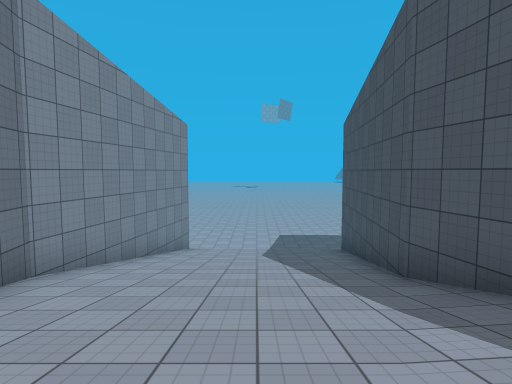
[1] (above)

24 first-person views from a walk through a scene from a Unity 3-D project. The camera is 1.4 m above the floor, tilts 4° down and sees 80° across. The floor is counted in squares, 2 m on a side. Each view is taken from the middle of a square. On the plan, view 1 faces up. The plan holds only what a view shows up to about 10 squares ahead; the rest is blank. The place goes on beyond the plan. The player is left out. Surface patterns are stand-ins for the level's own textures.

[2]
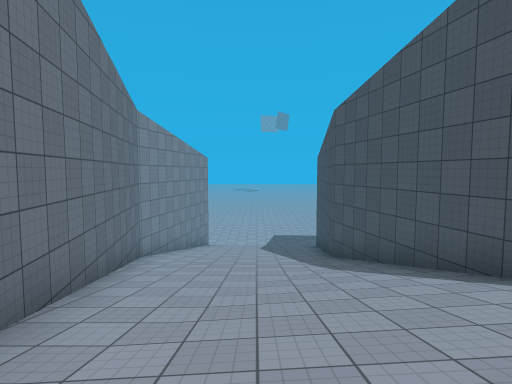

[3]
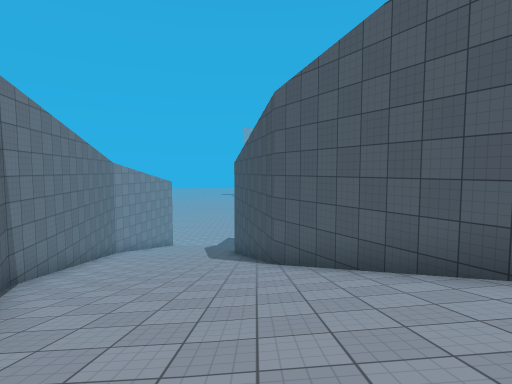

[4]
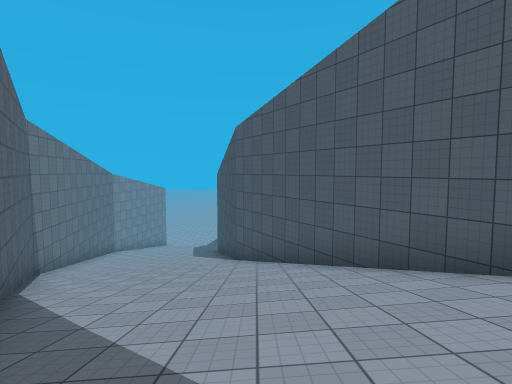

[5]
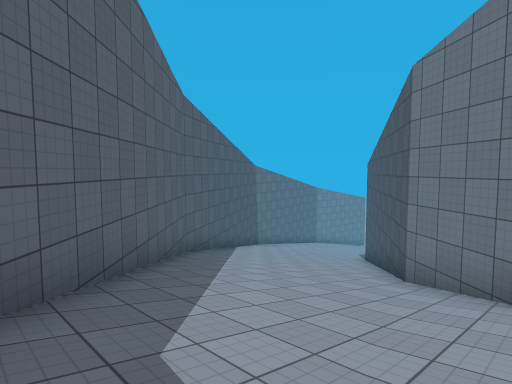

[6]
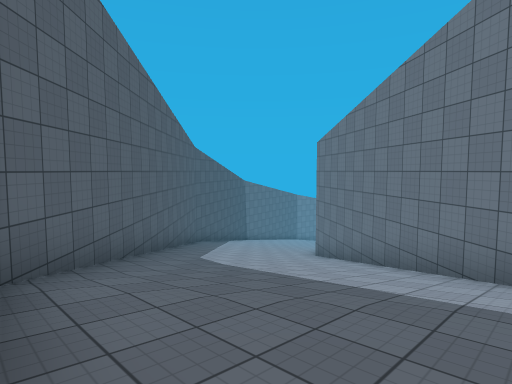

[7]
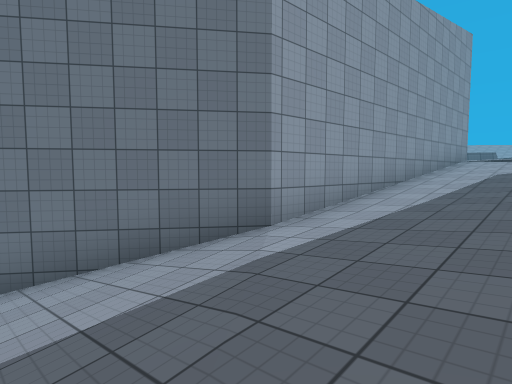

[8]
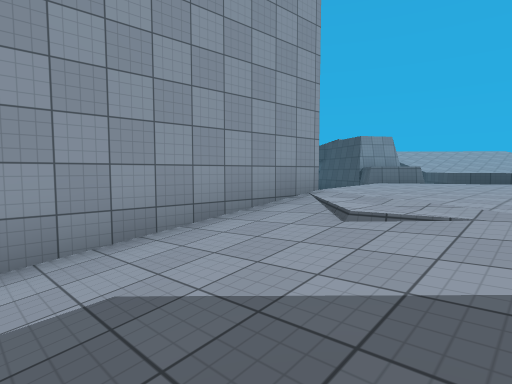

[9]
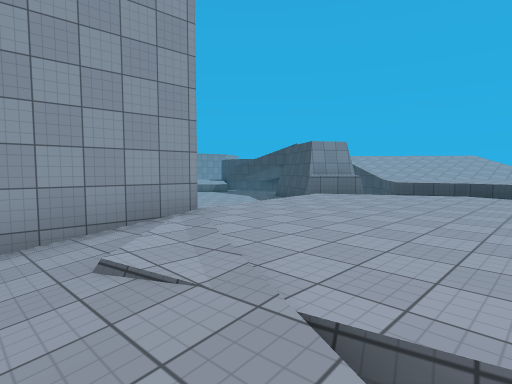

[10]
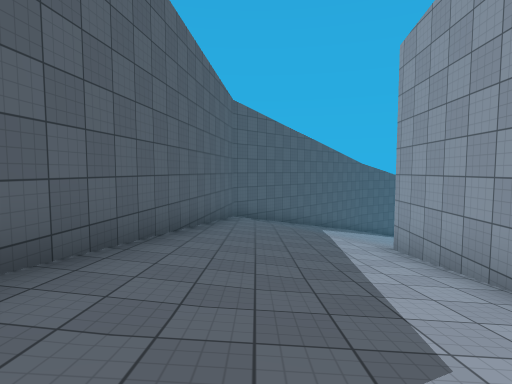

[11]
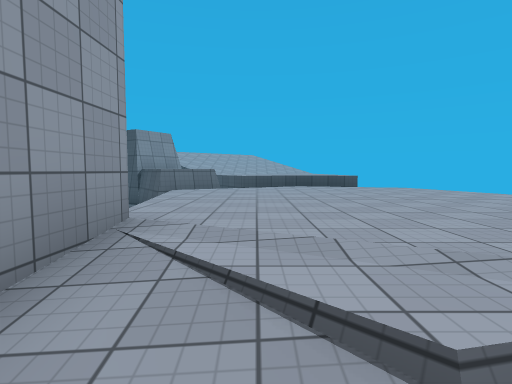

[12]
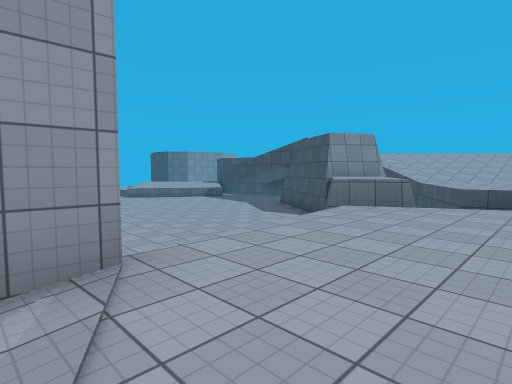

[13]
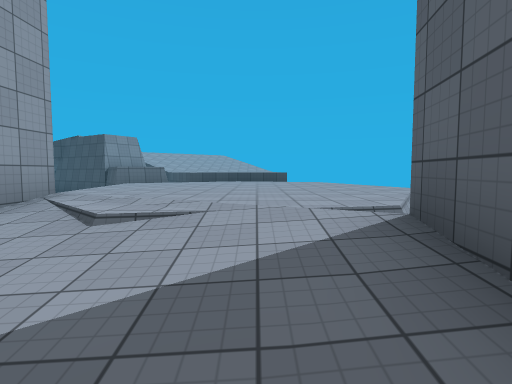

[14]
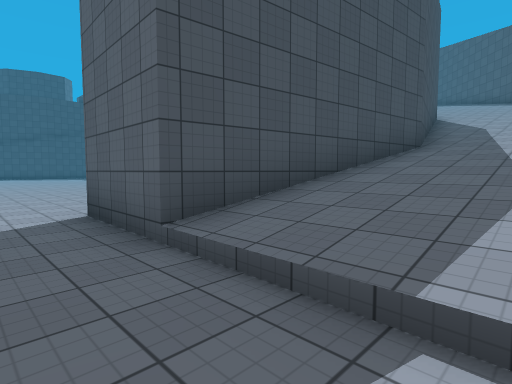

[15]
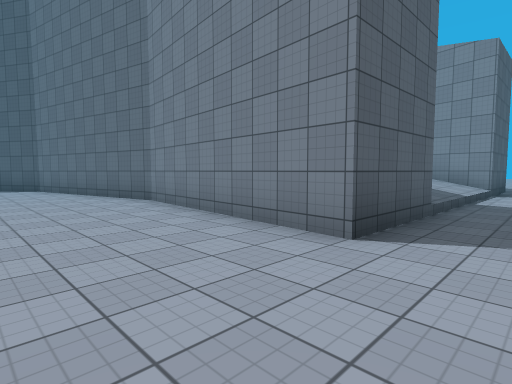

[16]
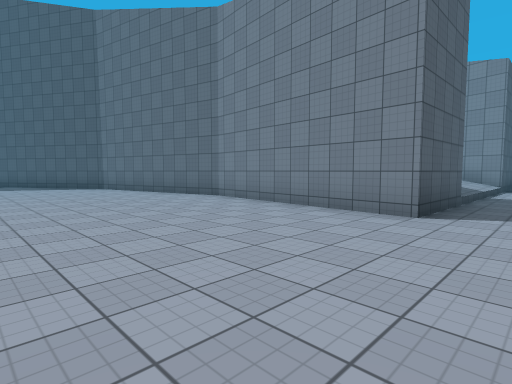

[17]
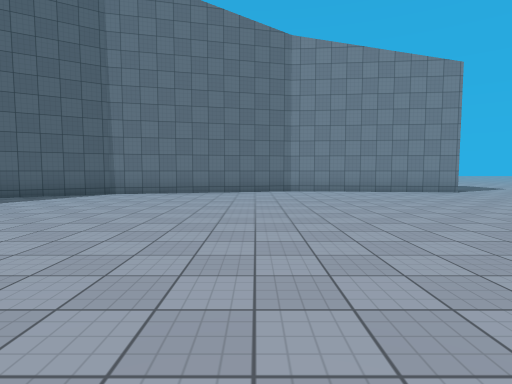

[18]
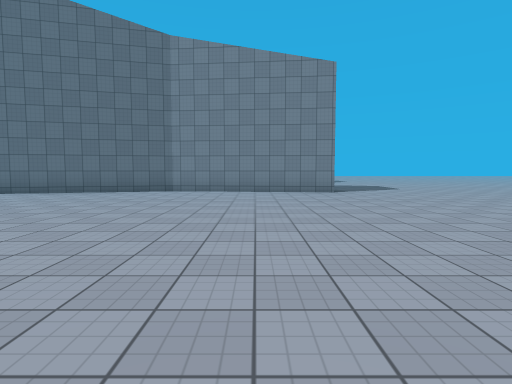

[19]
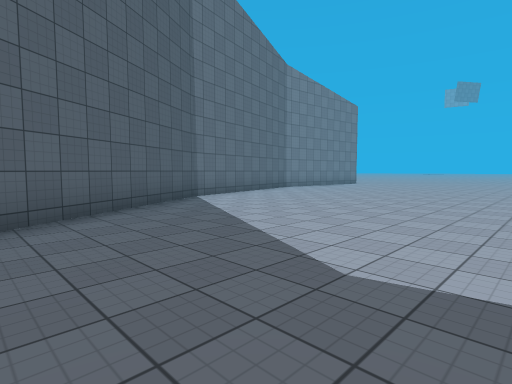

[20]
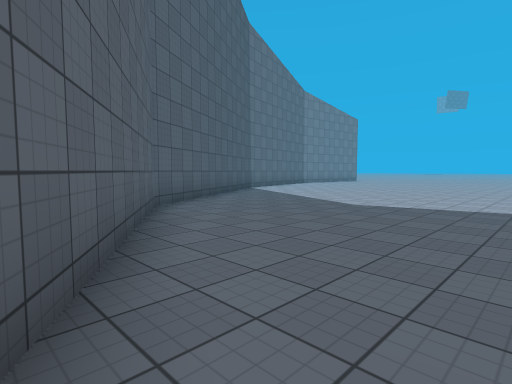

[21]
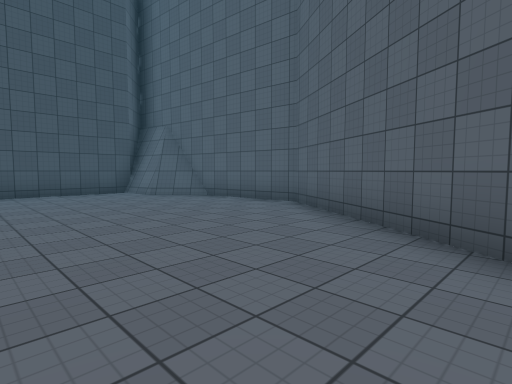

[22]
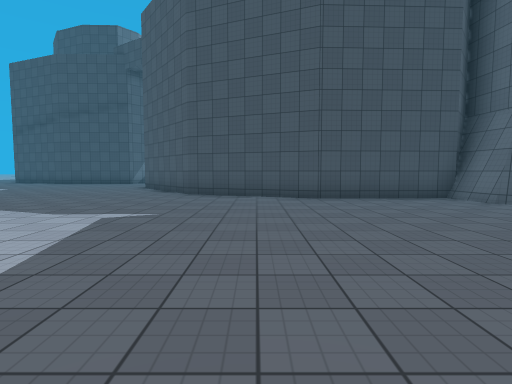

[23]
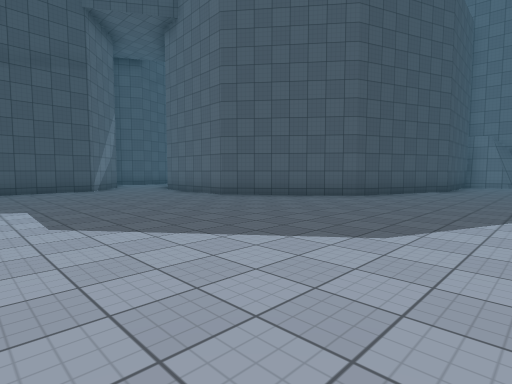

[24]
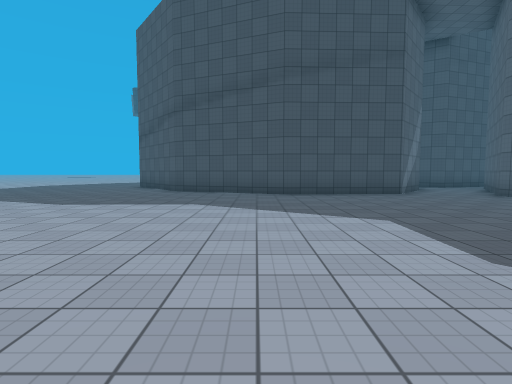

### Floor plan
Key: @ floor where view 1 was taken; # wall or solid block; x gap in a wall; . main floor; : floor 14.5 m higher than the main floor; / step, stairs or slope; ^ raised ledge; v drop or lower ground.
Columns run from 4 left of view 1 to 31 right of it. Each row starts with its distance up from view 1.
 11     ............               .....
 10 ..................           .......
  9 ##/////###........          ........
  8  #/////###.........        ........#
  7  #/////###..........      .........#
  6  #/////###.........      ..........#
  5  #////###.........     ...........##
  4  #////###..........    ...........#
  3  #/////###..........   ...........#
  2  #/////###.........    ...........##
  1  #/////###.........    ............#
  0  #//@//###.........    .............
 -1  ##////####........   ........#####.
 -2   #/////###........  ........##   ##
 -3   #/////####....... .......###
 -4   #//////###...............#
 -5   ##/////####..............#
 -6    ##/////###.............##
 -7     #//////###............#
 -8     ##/////#####..........#    v
 -9      ##/////#####.........#   vvv
-10       #///////#####......##   vvv
-11       ##///////#####....##  vvvvv
-12        ##////////#########      v#
-13         ##////////##########vvvv^^
-14          ##////////////////::::::x^#
-15           ##//////////////:::::::v^^
-16            ###////////////::::::::^^
-17              ####/////////::::::::^^
-18                 ########/v:::::::v^
-19                        ##vv::::::

Positions as (right, up) in squares from view 1, and headings:
1: (0, 0), facing up
2: (0, -4), facing up
3: (3, -9), facing up
4: (4, -11), facing up
5: (9, -14), facing up-left
6: (13, -17), facing up-left
7: (11, -16), facing up-right
8: (18, -17), facing up-right
9: (20, -18), facing up-right
10: (20, -16), facing left
11: (20, -15), facing right
12: (22, -16), facing up-right
13: (18, -17), facing right
14: (0, 11), facing down-right
15: (8, 11), facing down-left
16: (10, 11), facing down-left
17: (15, 3), facing left
18: (15, 7), facing left
19: (13, -6), facing up-left
20: (15, -10), facing up-left
21: (12, -6), facing down-right
22: (14, -5), facing right
23: (19, 5), facing down-right
24: (21, 6), facing right
